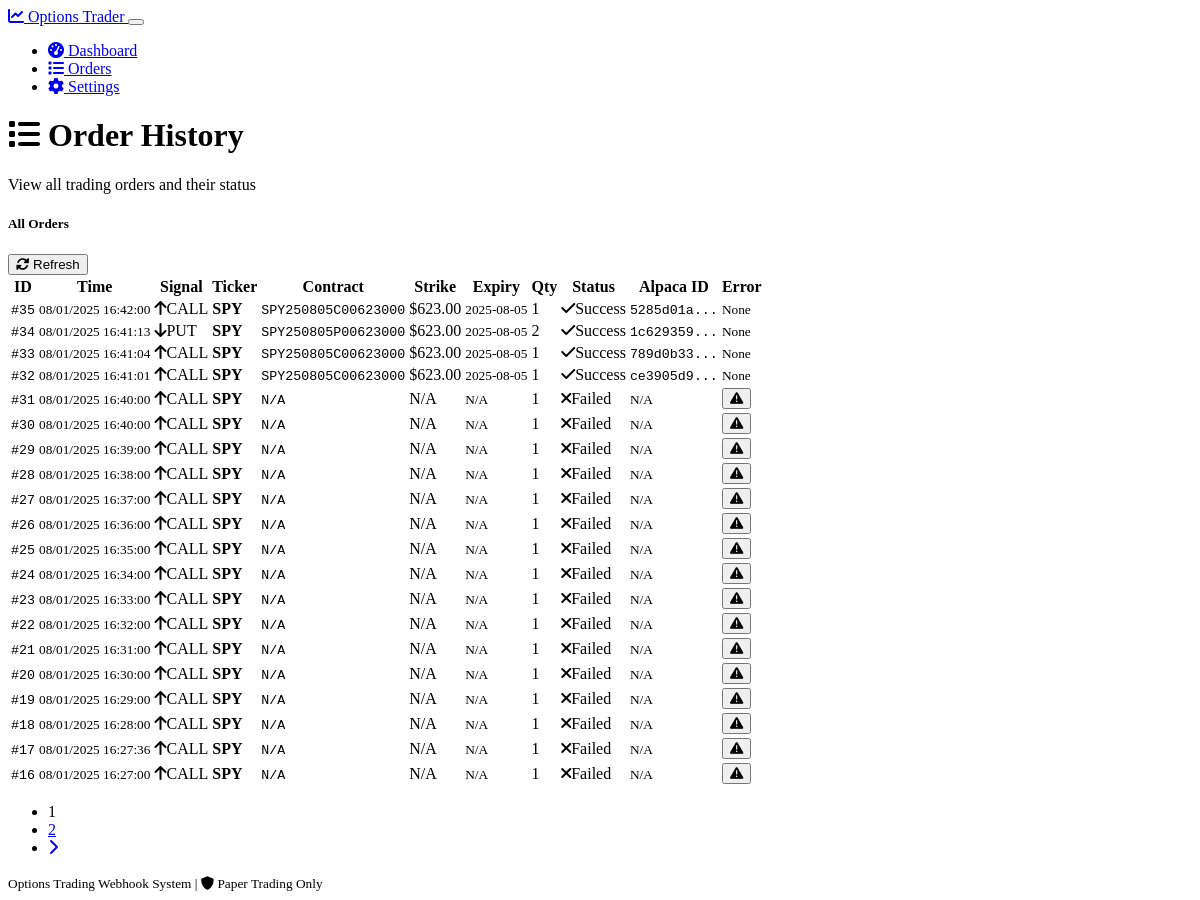
The page /orders on the database as committed earlier.
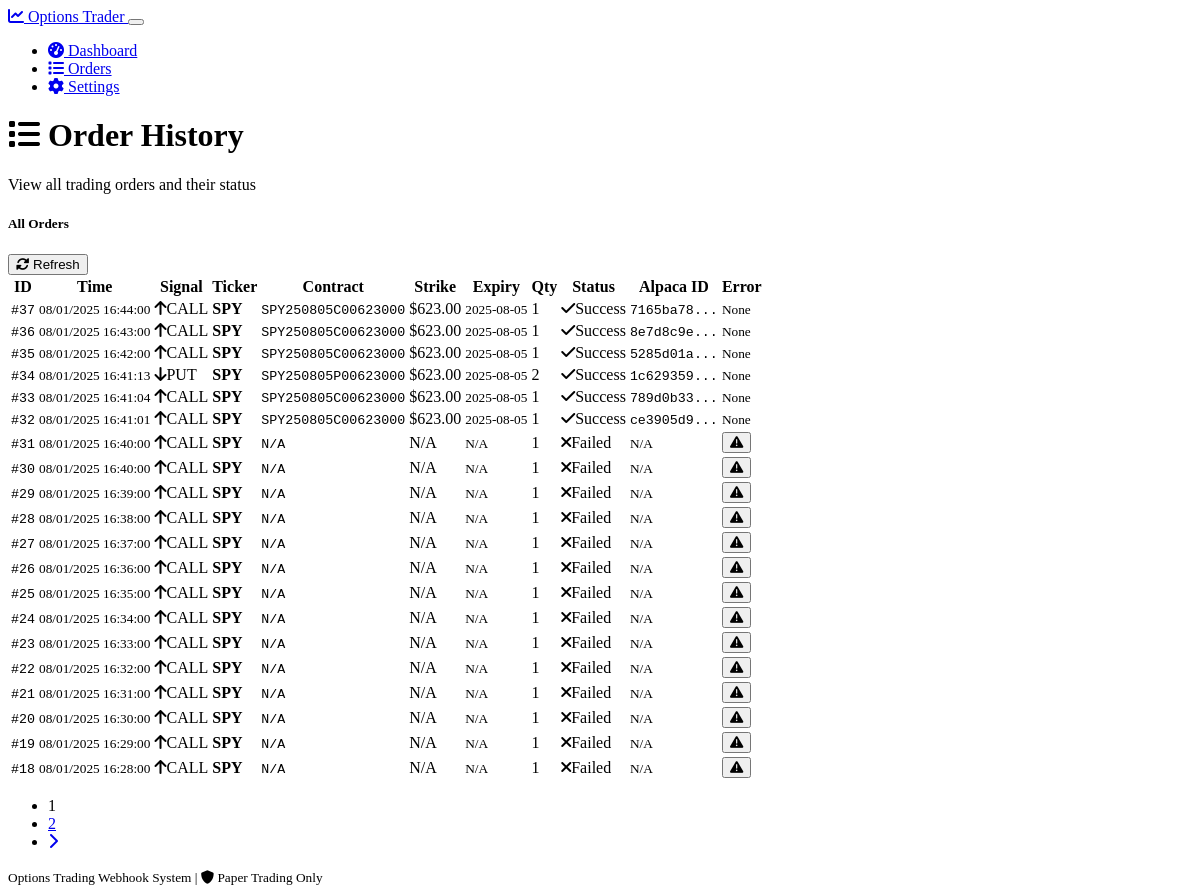
The same page on the database as committed later.
### models.py (models this page shows, shortened)
class Order(db.Model):
    id = db.Column(db.Integer, primary_key=True)
    ticker = db.Column(db.String(10), nullable=False)
    signal = db.Column(db.String(10), nullable=False)  # CALL or PUT
    contract_symbol = db.Column(db.String(50))
    quantity = db.Column(db.Integer, nullable=False)
    strike_price = db.Column(db.Float)
    expiry_date = db.Column(db.String(20))
    order_status = db.Column(db.String(20), default='pending')
    alpaca_order_id = db.Column(db.String(50))
    error_message = db.Column(Text)
    created_at = db.Column(db.DateTime, default=datetime.utcnow)
    filled_at = db.Column(db.DateTime)

### routes.py (the view)
@app.route("/orders")
def orders():
    page = request.args.get('page', 1, type=int)
    per_page = 20
    orders = Order.query.order_by(Order.created_at.desc()).paginate(
        page=page, per_page=per_page, error_out=False
    )
    return render_template('orders.html', orders=orders)

### templates/orders.html (shortened to what this page needs)
{% extends "base.html" %}
{% block content %}
<div class="row mb-4">
    <div class="col-12">
        <h1 class="h2 mb-0">
            <i class="fas fa-list me-2"></i>
            Order History
        </h1>
        <p class="text-muted">View all trading orders and their status</p>
    </div>
</div>
<div class="row">
    <div class="col-12">
        <div class="card">
            <div class="card-header d-flex justify-content-between align-items-center">
                <h5 class="mb-0">All Orders</h5>
                <button class="btn btn-outline-primary btn-sm" onclick="refreshOrders()">
                    <i class="fas fa-sync-alt me-1"></i> Refresh
                </button>
            </div>
            <div class="card-body">
                {% if orders.items %}
                    <div class="table-responsive">
                        <table class="table table-hover">
                            <thead>
                                <tr>
                                    <th>ID</th>
                                    <th>Time</th>
                                    <th>Signal</th>
                                    <th>Ticker</th>
                                    <th>Contract</th>
                                    <th>Strike</th>
                                    <th>Expiry</th>
                                    <th>Qty</th>
                                    <th>Status</th>
                                    <th>Alpaca ID</th>
                                    <th>Error</th>
                                </tr>
                            </thead>
                            <tbody>
                                {% for order in orders.items %}
                                <tr>
                                    <td>
                                        <small class="font-monospace">#{{ order.id }}</small>
                                    </td>
                                    <td>
                                        <small>
                                            {{ order.created_at.strftime('%m/%d/%Y %H:%M:%S') if order.created_at else 'N/A' }}
                                        </small>
                                    </td>
                                    <td>
                                        <span class="badge bg-{{ 'success' if order.signal == 'CALL' else 'danger' }}">
                                            {% if order.signal == 'CALL' %}
                                                <i class="fas fa-arrow-up me-1"></i>{{ order.signal }}
                                            {% else %}
                                                <i class="fas fa-arrow-down me-1"></i>{{ order.signal }}
                                            {% endif %}
                                        </span>
                                    </td>
                                    <td><strong>{{ order.ticker }}</strong></td>
                                    <td>
                                        <small class="font-monospace">
                                            {{ order.contract_symbol or 'N/A' }}
                                        </small>
                                    </td>
                                    <td>
                                        {% if order.strike_price %}
                                            ${{ "%.2f"|format(order.strike_price) }}
                                        {% else %}
                                            N/A
                                        {% endif %}
                                    </td>
                                    <td>
                                        <small>{{ order.expiry_date or 'N/A' }}</small>
                                    </td>
                                    <td>{{ order.quantity }}</td>
                                    <td>
                                        {% if order.order_status == 'submitted' %}
                                            <span class="badge bg-success">
                                                <i class="fas fa-check me-1"></i>Success
                                            </span>
                                        {% elif order.order_status == 'failed' %}
                                            <span class="badge bg-danger">
                                                <i class="fas fa-times me-1"></i>Failed
                                            </span>
                                        {% elif order.order_status == 'processing' %}
                                            <span class="badge bg-warning">
                                                <i class="fas fa-clock me-1"></i>Processing
                                            </span>
                                        {% else %}
                                            <span class="badge bg-secondary">{{ order.order_status }}</span>
                                        {% endif %}
                                    </td>
                                    <td>
                                        {% if order.alpaca_order_id %}
                                            <small class="font-monospace">{{ order.alpaca_order_id[:8] }}...</small>
                                        {% else %}
                                            <small class="text-muted">N/A</small>
                                        {% endif %}
                                    </td>
                                    <td>
                                        {% if order.error_message %}
                                            <button class="btn btn-outline-danger btn-sm"
                                                    data-bs-toggle="tooltip"
                                                    title="{{ order.error_message }}">
                                                <i class="fas fa-exclamation-triangle"></i>
                                            </button>
                                        {% else %}
                                            <small class="text-muted">None</small>
                                        {% endif %}
                                    </td>
                                </tr>
                                {% endfor %}
                            </tbody>
                        </table>
                    </div>
                    {% if orders.pages > 1 %}
                        <nav aria-label="Order pagination" class="mt-3">
                            <ul class="pagination justify-content-center">
                                {% for page_num in orders.iter_pages() %}
                                    {% if page_num %}
                                        {% if page_num != orders.page %}
                                            <li class="page-item">
                                                <a class="page-link" href="{{ url_for('orders', page=page_num) }}">{{ page_num }}</a>
                                            </li>
                                        {% else %}
                                            <li class="page-item active">
                                                <span class="page-link">{{ page_num }}</span>
                                            </li>
                                        {% endif %}
                                    {% else %}
                                        <li class="page-item disabled">
                                            <span class="page-link">...</span>
                                        </li>
                                    {% endif %}
                                {% endfor %}
                                {% if orders.has_next %}
                                    <li class="page-item">
                                        <a class="page-link" href="{{ url_for('orders', page=orders.next_num) }}">
                                            <i class="fas fa-chevron-right"></i>
                                        </a>
                                    </li>
                                {% endif %}
                            </ul>
                        </nav>
                    {% endif %}
                {% endif %}
            </div>
        </div>
    </div>
</div>
{% endblock %}

### templates/base.html (shortened to what this page needs)
<!DOCTYPE html>
<html lang="en" data-bs-theme="dark">
<head>
    <link href="https://cdn.replit.com/agent/bootstrap-agent-dark-theme.min.css" rel="stylesheet">
    <link rel="stylesheet" href="https://cdnjs.cloudflare.com/ajax/libs/font-awesome/6.0.0/css/all.min.css">
    <link rel="stylesheet" href="{{ url_for('static', filename='css/trading.css') }}">
</head>
<body>
    <nav class="navbar navbar-expand-lg navbar-dark bg-dark border-bottom">
        <div class="container">
            <a class="navbar-brand" href="{{ url_for('dashboard') }}">
                <i class="fas fa-chart-line me-2"></i>
                Options Trader
            </a>
            <button class="navbar-toggler" type="button" data-bs-toggle="collapse" data-bs-target="#navbarNav">
            </button>
            <div class="collapse navbar-collapse" id="navbarNav">
                <ul class="navbar-nav ms-auto">
                    <li class="nav-item">
                        <a class="nav-link {% if request.endpoint == 'dashboard' %}active{% endif %}"
                           href="{{ url_for('dashboard') }}">
                            <i class="fas fa-tachometer-alt me-1"></i> Dashboard
                        </a>
                    </li>
                    <li class="nav-item">
                        <a class="nav-link {% if request.endpoint == 'orders' %}active{% endif %}"
                           href="{{ url_for('orders') }}">
                            <i class="fas fa-list me-1"></i> Orders
                        </a>
                    </li>
                    <li class="nav-item">
                        <a class="nav-link {% if request.endpoint == 'settings' %}active{% endif %}"
                           href="{{ url_for('settings') }}">
                            <i class="fas fa-cog me-1"></i> Settings
                        </a>
                    </li>
                </ul>
            </div>
        </div>
    </nav>
    <main class="container my-4">
        {% block content %}{% endblock %}
    </main>
    <footer class="bg-dark text-center py-3 mt-5">
        <div class="container">
            <small class="text-muted">
                Options Trading Webhook System |
                <i class="fas fa-shield-alt me-1"></i> Paper Trading Only
            </small>
        </div>
    </footer>
</body>
</html>

### static/css/trading.css (style rules this page uses)
.font-monospace { font-family: 'SF Mono', Monaco, 'Inconsolata', 'Fira Code', 'Fira Mono', 'Droid Sans Mono', 'Consolas', monospace; }
.navbar-nav .nav-link.active { background-color: rgba(255, 255, 255, 0.1); border-radius: 0.25rem; }
footer { border-top: 1px solid rgba(255, 255, 255, 0.1); }

Rows that differ between the two databases and show on the page:
no longer on this page (row unchanged): Order: id "17", created_at "08/01/2025 16:27:36", signal "CALL", ticker "SPY", contract_symbol "N/A", expiry_date "N/A", quantity "1", order_status "failed" (drawn)
no longer on this page (row unchanged): Order: id "16", created_at "08/01/2025 16:27:00", signal "CALL", ticker "SPY", contract_symbol "N/A", expiry_date "N/A", quantity "1", order_status "failed" (drawn)
added Order: id "37", created_at "08/01/2025 16:44:00", signal "CALL", ticker "SPY", contract_symbol "SPY250805C00623000", strike_price "623.00", expiry_date "2025-08-05", quantity "1", order_status "submitted" (drawn), alpaca_order_id "7165ba78", shows "None"
added Order: id "36", created_at "08/01/2025 16:43:00", signal "CALL", ticker "SPY", contract_symbol "SPY250805C00623000", strike_price "623.00", expiry_date "2025-08-05", quantity "1", order_status "submitted" (drawn), alpaca_order_id "8e7d8c9e", shows "None"
